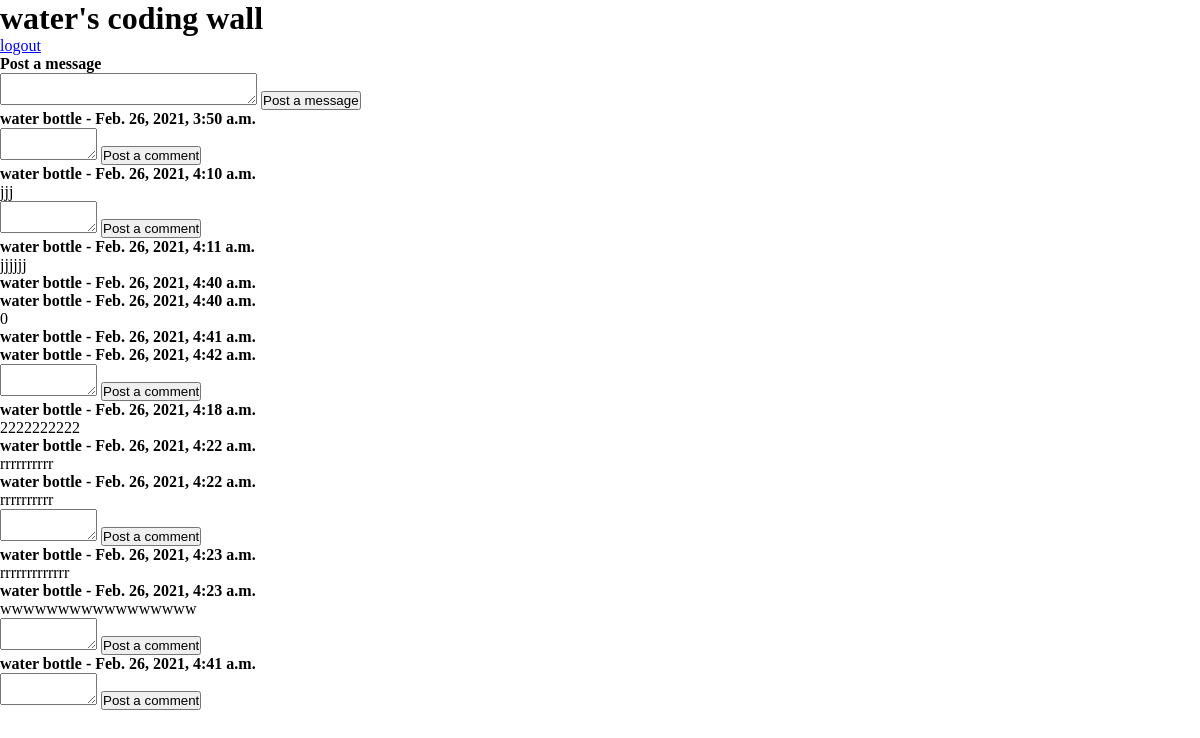
Page /success (signed in) on the committed database.
### theWallApp/models.py (models this page shows)
class User(models.Model):
    firstName = models.CharField(max_length=255)
    lastName = models.CharField(max_length=255)
    email = models.CharField(max_length=255)
    password = models.CharField(max_length=255)
    objects = UserManager()
    created_at = models.DateTimeField(auto_now_add=True)
    updated_at = models.DateTimeField(auto_now=True)

class Message(models.Model):
    user = models.ForeignKey(User, related_name='messages', on_delete=models.CASCADE)
    message = models.TextField(blank=True)
    objects = WallManager()
    created_at = models.DateTimeField(auto_now_add=True)
    updated_at = models.DateTimeField(auto_now=True)

class Comment(models.Model):
    message = models.ForeignKey(Message, related_name='comments', on_delete=models.CASCADE)
    user = models.ForeignKey(User, related_name='comments', on_delete=models.CASCADE)
    comment = models.TextField(blank=True)
    objects = WallManager()
    created_at = models.DateTimeField(auto_now_add=True)
    updated_at = models.DateTimeField(auto_now=True)

### theWallApp/views.py (the view)
# urls.py: path('success', views.displaysuccess),
def displaysuccess(request):
    if (('userID' not in request.session)):
        return redirect('/')
    context={
        'all_messages':Message.objects.all(),
        'thisUser':User.objects.get(id=request.session['userID'])
    }
    return render(request, "success.html", context)

### theWallApp/templates/success.html (shortened to what this page needs)
<!DOCTYPE html>
<html lang="en">
<head>
    {% load static %}
    <link rel="stylesheet" href="{% static 'css/stylesheetWall.css' %}">
</head>
<body>
    <h1>{{thisUser.firstName}}'s coding wall</h1>
    <a href="/logout" class="blueUl">logout</a>
    <div>
        <h4>Post a message</h4>
        <form action="/message" method="POST">
            <textarea name="textBoxMessage"cols="30" rows="2"></textarea>
            <input type="submit" value="Post a message">
        </form>
    </div>
    <div>
        <ul>
            {% for imessage in all_messages %}
                <li>
                    <h4>{{imessage.user.firstName}} {{imessage.user.lastName}} - {{imessage.created_at}}</h4>
                    <p>{{imessage.message}}</p>
                    <ul>
                        {% for icomment in imessage.comments.all %}
                            <li>
                                <h4>{{icomment.user.firstName}} {{icomment.user.lastName}} - {{icomment.created_at}}</h4>
                                <p>{{icomment.comment}}</p>
                            </li>
                        {% endfor %}
                    </ul>
                    <form action="/comment" method='POST'>
                        <textarea name="textBoxComment"cols="10" rows="2"></textarea>
                        <input type="submit" value="Post a comment">
                    </form>
                </li>
            {% endfor %}
        </ul>
    </div>
</body>
</html>

### theWallApp/static/css/stylesheetWall.css (style rules this page uses)
* { margin:0; padding:0; }
.blueUl { color:blue; text-decoration: underline; }

### rows in the picture
User: firstName "water"
Message: user.firstName "water", user.lastName "bottle", created_at "Feb. 26, 2021, 3:50 a.m."
Message: user.firstName "water", user.lastName "bottle", created_at "Feb. 26, 2021, 4:10 a.m.", message "jjj"
Message: user.firstName "water", user.lastName "bottle", created_at "Feb. 26, 2021, 4:11 a.m.", message "jjjjjj"
Comment: user.firstName "water", user.lastName "bottle", created_at "Feb. 26, 2021, 4:40 a.m."
Comment: user.firstName "water", user.lastName "bottle", created_at "Feb. 26, 2021, 4:40 a.m.", comment "0"
Comment: user.firstName "water", user.lastName "bottle", created_at "Feb. 26, 2021, 4:41 a.m."
Comment: user.firstName "water", user.lastName "bottle", created_at "Feb. 26, 2021, 4:42 a.m."
Message: user.firstName "water", user.lastName "bottle", created_at "Feb. 26, 2021, 4:18 a.m.", message "2222222222"
Comment: user.firstName "water", user.lastName "bottle", created_at "Feb. 26, 2021, 4:22 a.m.", comment "rrrrrrrrrr"
Comment: user.firstName "water", user.lastName "bottle", created_at "Feb. 26, 2021, 4:22 a.m.", comment "rrrrrrrrrr"
Message: user.firstName "water", user.lastName "bottle", created_at "Feb. 26, 2021, 4:23 a.m.", message "rrrrrrrrrrrrr"
Comment: user.firstName "water", user.lastName "bottle", created_at "Feb. 26, 2021, 4:23 a.m.", comment "wwwwwwwwwwwwwwwww"
Message: user.firstName "water", user.lastName "bottle", created_at "Feb. 26, 2021, 4:41 a.m."
